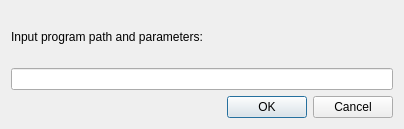
<?xml version="1.0" encoding="UTF-8"?>
<ui version="4.0">
 <class>NewProcess</class>
 <widget class="QDialog" name="NewProcess">
  <property name="geometry">
   <rect>
    <x>0</x>
    <y>0</y>
    <width>404</width>
    <height>129</height>
   </rect>
  </property>
  <property name="windowTitle">
   <string>Dialog</string>
  </property>
  <layout class="QVBoxLayout" name="verticalLayout">
   <item>
    <widget class="QLabel" name="label">
     <property name="text">
      <string>Input program path and parameters: </string>
     </property>
    </widget>
   </item>
   <item>
    <widget class="QLineEdit" name="program_edit"/>
   </item>
   <item>
    <widget class="QDialogButtonBox" name="buttonBox">
     <property name="orientation">
      <enum>Qt::Horizontal</enum>
     </property>
     <property name="standardButtons">
      <set>QDialogButtonBox::Cancel|QDialogButtonBox::Ok</set>
     </property>
    </widget>
   </item>
  </layout>
 </widget>
 <resources/>
 <connections>
  <connection>
   <sender>buttonBox</sender>
   <signal>accepted()</signal>
   <receiver>NewProcess</receiver>
   <slot>accept()</slot>
   <hints>
    <hint type="sourcelabel">
     <x>248</x>
     <y>254</y>
    </hint>
    <hint type="destinationlabel">
     <x>157</x>
     <y>274</y>
    </hint>
   </hints>
  </connection>
  <connection>
   <sender>buttonBox</sender>
   <signal>rejected()</signal>
   <receiver>NewProcess</receiver>
   <slot>reject()</slot>
   <hints>
    <hint type="sourcelabel">
     <x>316</x>
     <y>260</y>
    </hint>
    <hint type="destinationlabel">
     <x>286</x>
     <y>274</y>
    </hint>
   </hints>
  </connection>
 </connections>
</ui>
